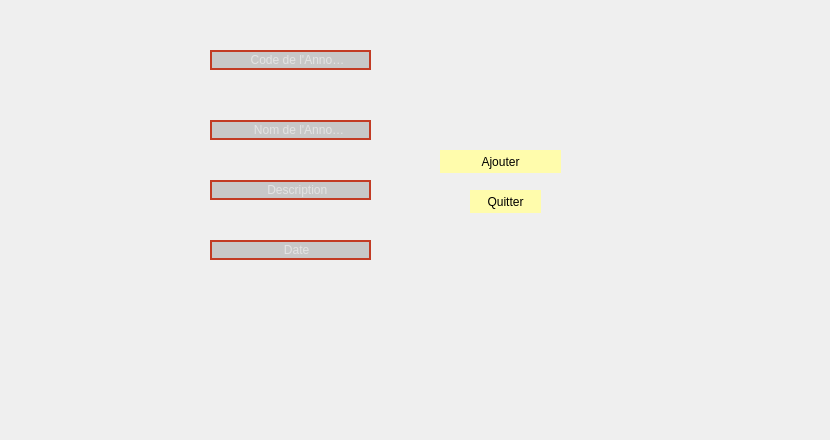
        <widget class="QWidget" name="tab_9">
         <attribute name="title">
          <string>Ajouter une Annonce</string>
         </attribute>
         <widget class="QLabel" name="label_16">
          <property name="geometry">
           <rect>
            <x>40</x>
            <y>30</y>
            <width>101</width>
            <height>20</height>
           </rect>
          </property>
          <property name="text">
           <string/>
          </property>
         </widget>
         <widget class="QLabel" name="label_17">
          <property name="geometry">
           <rect>
            <x>40</x>
            <y>80</y>
            <width>101</width>
            <height>20</height>
           </rect>
          </property>
          <property name="text">
           <string/>
          </property>
         </widget>
         <widget class="QLabel" name="label_18">
          <property name="geometry">
           <rect>
            <x>40</x>
            <y>140</y>
            <width>61</width>
            <height>16</height>
           </rect>
          </property>
          <property name="text">
           <string/>
          </property>
         </widget>
         <widget class="QLabel" name="label_19">
          <property name="geometry">
           <rect>
            <x>40</x>
            <y>200</y>
            <width>81</width>
            <height>16</height>
           </rect>
          </property>
          <property name="text">
           <string/>
          </property>
         </widget>
         <widget class="QLineEdit" name="codeA">
          <property name="geometry">
           <rect>
            <x>210</x>
            <y>50</y>
            <width>161</width>
            <height>20</height>
           </rect>
          </property>
          <property name="styleSheet">
           <string notr="true"> QLineEdit
{
border:2px solid rgb(194, 59, 36);
border-radius:20px;
color:#FFF;
padding-left :20px;
padding-right :20px;
background-color:rgb(200, 200, 200);

}
QLineEdit:hover
{
border: 2px solid rgb(0,0,0);
background-color:rgb(115, 115, 115) ;
}
QLineEdit:focus
{
border:2px solid rgb(0,0,0);
background-color: rgb(121, 121, 121);
}
</string>
          </property>
          <property name="placeholderText">
           <string>     Code de l'Annonce</string>
          </property>
         </widget>
         <widget class="QLineEdit" name="noman">
          <property name="geometry">
           <rect>
            <x>210</x>
            <y>120</y>
            <width>161</width>
            <height>20</height>
           </rect>
          </property>
          <property name="styleSheet">
           <string notr="true"> QLineEdit
{
border:2px solid rgb(194, 59, 36);
border-radius:20px;
color:#FFF;
padding-left :20px;
padding-right :20px;
background-color:rgb(200, 200, 200);

}
QLineEdit:hover
{
border: 2px solid rgb(0,0,0);
background-color:rgb(115, 115, 115) ;
}
QLineEdit:focus
{
border:2px solid rgb(0,0,0);
background-color: rgb(121, 121, 121);
}
</string>
          </property>
          <property name="placeholderText">
           <string>      Nom de l'Annonce</string>
          </property>
         </widget>
         <widget class="QLineEdit" name="descriptionan">
          <property name="geometry">
           <rect>
            <x>210</x>
            <y>180</y>
            <width>161</width>
            <height>20</height>
           </rect>
          </property>
          <property name="styleSheet">
           <string notr="true"> QLineEdit
{
border:2px solid rgb(194, 59, 36);
border-radius:20px;
color:#FFF;
padding-left :20px;
padding-right :20px;
background-color:rgb(200, 200, 200);

}
QLineEdit:hover
{
border: 2px solid rgb(0,0,0);
background-color:rgb(115, 115, 115) ;
}
QLineEdit:focus
{
border:2px solid rgb(0,0,0);
background-color: rgb(121, 121, 121);
}
</string>
          </property>
          <property name="placeholderText">
           <string>          Description</string>
          </property>
         </widget>
         <widget class="QPushButton" name="pb_ajouter_an">
          <property name="geometry">
           <rect>
            <x>440</x>
            <y>150</y>
            <width>121</width>
            <height>23</height>
           </rect>
          </property>
          <property name="styleSheet">
           <string notr="true">QPushButton
{
background-color:rgb(255, 252, 172);
border-radius:15px;}
QPushButton:hover
{
color:#333;
background:#49ebff;
background:rgb(200, 200, 200);
}</string>
          </property>
          <property name="text">
           <string>Ajouter</string>
          </property>
         </widget>
         <widget class="QLineEdit" name="datean">
          <property name="geometry">
           <rect>
            <x>210</x>
            <y>240</y>
            <width>161</width>
            <height>20</height>
           </rect>
          </property>
          <property name="styleSheet">
           <string notr="true"> QLineEdit
{
border:2px solid rgb(194, 59, 36);
border-radius:20px;
color:#FFF;
padding-left :20px;
padding-right :20px;
background-color:rgb(200, 200, 200);

}
QLineEdit:hover
{
border: 2px solid rgb(0,0,0);
background-color:rgb(115, 115, 115) ;
}
QLineEdit:focus
{
border:2px solid rgb(0,0,0);
background-color: rgb(121, 121, 121);
}
</string>
          </property>
          <property name="placeholderText">
           <string>               Date</string>
          </property>
         </widget>
         <widget class="QPushButton" name="pushButton_8">
          <property name="geometry">
           <rect>
            <x>470</x>
            <y>190</y>
            <width>71</width>
            <height>23</height>
           </rect>
          </property>
          <property name="styleSheet">
           <string notr="true">QPushButton
{
background-color:rgb(255, 252, 172);
border-radius:15px;}
QPushButton:hover
{
color:#333;
background:#49ebff;
background:rgb(200, 200, 200);
}</string>
          </property>
          <property name="text">
           <string>Quitter</string>
          </property>
         </widget>
         <widget class="QLabel" name="label_58">
          <property name="geometry">
           <rect>
            <x>700</x>
            <y>320</y>
            <width>121</width>
            <height>111</height>
           </rect>
          </property>
          <property name="styleSheet">
           <string notr="true">image: url(:/128600931_1102401160197019_8051103514919619627_n.png);</string>
          </property>
          <property name="text">
           <string/>
          </property>
          <property name="pixmap">
           <pixmap>../../Downloads/128600931_1102401160197019_8051103514919619627_n.png</pixmap>
          </property>
          <property name="scaledContents">
           <bool>true</bool>
          </property>
          <property name="wordWrap">
           <bool>false</bool>
          </property>
          <property name="openExternalLinks">
           <bool>false</bool>
          </property>
         </widget>
        </widget>
